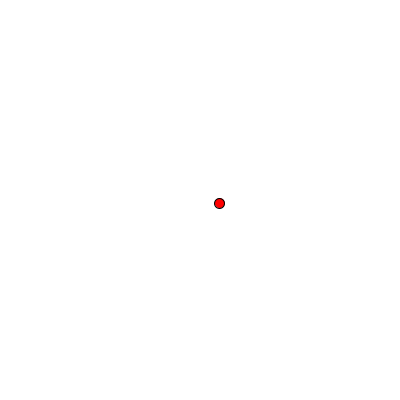
Frame 1 (no input)
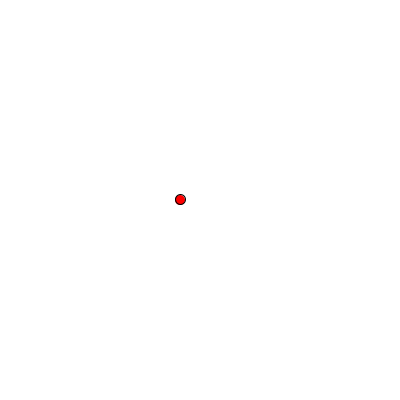
Frame 60 (the mouse pressed at the canvas centre just before this capture)
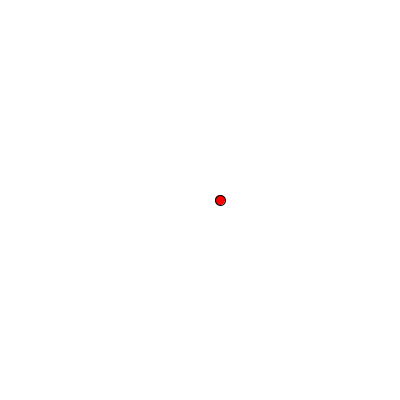
Frame 120 (the mouse held since frame 60 and released just before this capture)

The Processing sketch that drew these frames (run headless with seeded random() and noise(); from frame 60 on, the mouse is pressed at the canvas centre):

// Processing sketch: circleOnCircularPath
// ── circleOnCircularPath.pde
// these are the values I'm using to locate the center of the 
// circle and the little circle that travels around its perimeter
int radius = 20;
float diameter = 2*radius;
float xPos;
float yPos;
float theta = 0;
float increment = PI/20;

// setup the canvas
void setup()
{
  size(400,400);
  background(255);
  
  // put the big circle in the center. We will draw a small, red circle that travels
  // around its perimeter.
}

void draw()
{
  background(255);
  
  // this is all the stuff that moves the little red circle around the big one.
  // its using the idea that any point on a circle, centered at the origin
  // is of the form: (radius * cos(angle), radius * sin(angle))
  // read more about that here: https://en.wikipedia.org/wiki/Polar_coordinate_system 
  translate(width/2,height/2);
  theta += increment;
  xPos = radius * cos(theta);
  yPos = radius * sin(theta);
  fill(255,0,0);
  ellipse(xPos,yPos,diameter/4, diameter/4);

}
